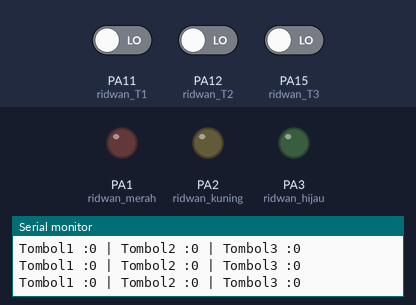
The sketch below on a simulated STM32 Blue Pill. On the bench: output pins drawn as LEDs (lit = HIGH), the last lines printed to the serial monitor. Dashed ring = blinking. The test bench sets the inputs (shaded band); at power-on: PA11 (ridwan_T1) LOW, PA12 (ridwan_T2) LOW, PA15 (ridwan_T3) LOW.

Above: at 1.2 s.
1.3 s: PA11 (ridwan_T1) driven HIGH
At 1.55 s:
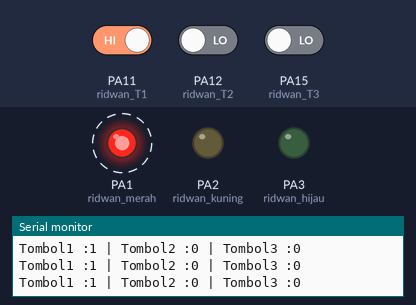
4.3 s: PA12 (ridwan_T2) driven HIGH
At 4.5 s:
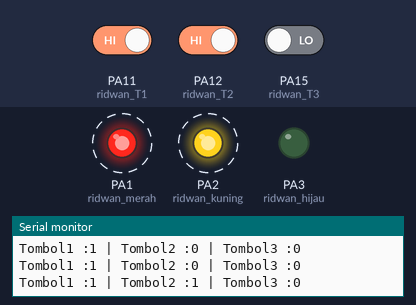
7.3 s: PA15 (ridwan_T3) driven HIGH
At 7.66 s:
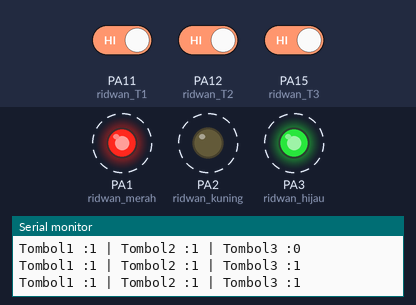
10.3 s: PA11 (ridwan_T1) driven LOW
At 10.51 s:
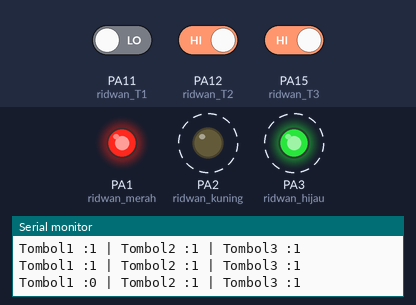
13.3 s: PA15 (ridwan_T3) driven LOW
At 13.57 s:
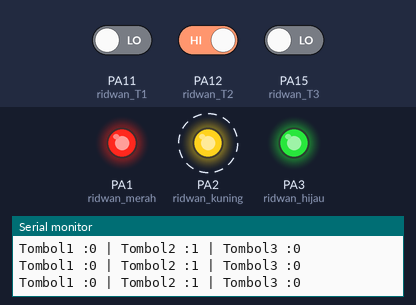
16.3 s: PA11 (ridwan_T1) driven HIGH
At 16.52 s:
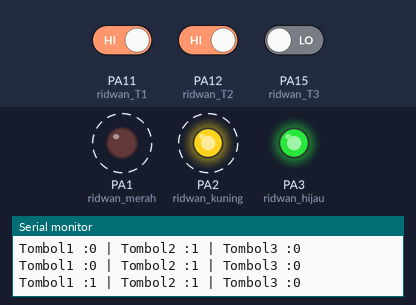
Timing chart, 0 to 20.3 s (numbered marks = the images above; inputs shaded):
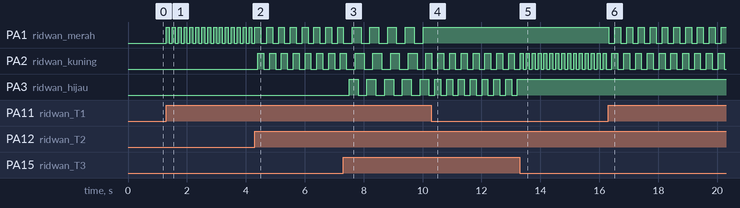

The sketch:

TANTANGAN_PROGRAM_LEDKUNCI_STM32.ino
```cpp
//INISIALISASI
int ridwan_T1=PA11;
int ridwan_T2=PA12;
int ridwan_T3=PA15;

int kunci1=0;
int kunci2=0;
int kunci3=0;

int ridwan_merah=PA1;
int ridwan_kuning=PA2;
int ridwan_hijau=PA3;

void setup(){
  Serial.begin(9600);
  pinMode(ridwan_T1,INPUT);
  pinMode(ridwan_T2,INPUT);
  pinMode(ridwan_T3,INPUT);

  pinMode(ridwan_merah,OUTPUT);
  pinMode(ridwan_kuning,OUTPUT);
  pinMode(ridwan_hijau,OUTPUT);
}

void loop(){
  //BACA DATA
  int ridwan_bacaT1=digitalRead(ridwan_T1);
  int ridwan_bacaT2=digitalRead(ridwan_T2);
  int ridwan_bacaT3=digitalRead(ridwan_T3);

  //PRINT TO SERIAL
  Serial.print("Tombol1 :");  Serial.print(ridwan_bacaT1);
  Serial.print(" | Tombol2 :");  Serial.print(ridwan_bacaT2);
  Serial.print(" | Tombol3 :");  Serial.print(ridwan_bacaT3);
  Serial.println();

  //LOGIKA TOMBOL 1
  if(ridwan_bacaT1==1 && kunci1==0){
    digitalWrite(ridwan_merah,HIGH);
    kunci1=1;
    delay(100);
  }else if(ridwan_bacaT1==1 && kunci1==1){
    digitalWrite(ridwan_merah,LOW);
    kunci1=0;
    delay(100);
  }

  //LOGIKA TOMBOL 2
  if(ridwan_bacaT2==1 && kunci2==0){
    digitalWrite(ridwan_kuning,HIGH);
    kunci2=1;
    delay(100);
  }else if(ridwan_bacaT2==1 && kunci2==1){
    digitalWrite(ridwan_kuning,LOW);
    kunci2=0;
    delay(100);
  }
  //LOGIKA TOMBOL 3
  if(ridwan_bacaT3==1 && kunci3==0){
    digitalWrite(ridwan_hijau,HIGH);
    kunci3=1;
    delay(100);
  }else if(ridwan_bacaT3==1 && kunci3==1){
    digitalWrite(ridwan_hijau,LOW);
    kunci3=0;
    delay(100);
  }
}
```

Measured:
- after the input at 1.3 s, PA1 (ridwan_merah): alternates HIGH for 0.10 s and LOW for 0.10 s, starting at once
- after the input at 4.3 s, PA1 (ridwan_merah): alternates HIGH for 0.20 s and LOW for 0.20 s, starting after 0.21 s; PA2 (ridwan_kuning): alternates HIGH for 0.20 s and LOW for 0.20 s, starting after 0.11 s
- after the input at 7.3 s, PA1 (ridwan_merah): alternates HIGH for 0.30 s and LOW for 0.30 s, starting after 0.31 s; PA2 (ridwan_kuning): alternates HIGH for 0.30 s and LOW for 0.30 s, starting after 0.41 s; PA3 (ridwan_hijau): alternates HIGH for 0.30 s and LOW for 0.30 s, starting after 0.21 s
- after the input at 10.3 s, PA1 (ridwan_merah): stops changing and stays HIGH; PA2 (ridwan_kuning): alternates HIGH for 0.20 s and LOW for 0.20 s, starting at once; PA3 (ridwan_hijau): alternates HIGH for 0.20 s and LOW for 0.20 s, starting after 0.12 s
- after the input at 13.3 s, PA2 (ridwan_kuning): alternates HIGH for 0.10 s and LOW for 0.10 s, starting after 0.12 s; PA3 (ridwan_hijau): stops changing and stays HIGH
- after the input at 16.3 s, PA1 (ridwan_merah): alternates HIGH for 0.20 s and LOW for 0.20 s, starting at once; PA2 (ridwan_kuning): alternates HIGH for 0.20 s and LOW for 0.20 s, starting after 0.13 s
